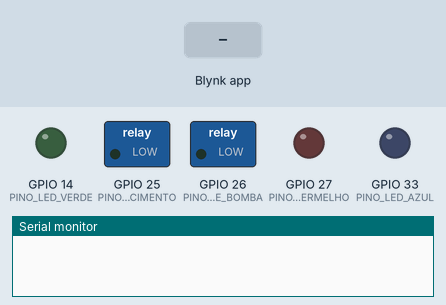
Simulated run of this sketch. Board: ESP32. Parts: switched loads named in the sketch (green lamp = pin HIGH), output pins drawn as LEDs (lit = HIGH), the last lines printed to the serial monitor. The test bench sets the inputs (shaded band). WiFi joins after 1.5 s; servers stay silent unless stated.

Above: at 3.0 s.
3.1 s: Blynk app writes 1 to V1
At 3.8 s:
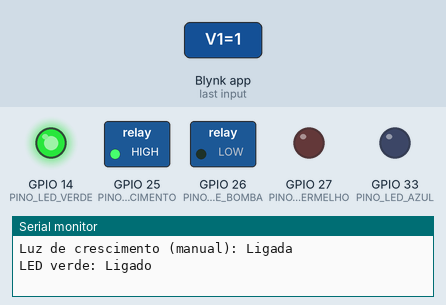
4.6 s: Blynk app writes 1 to V2
At 4.9 s:
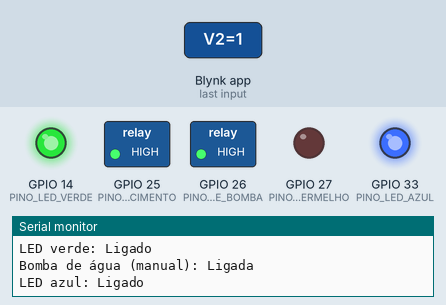
7.6 s: Blynk app writes 200 to V2
At 8.4 s:
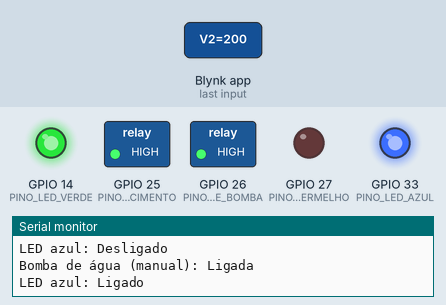
9.1 s: Blynk app writes 0 to V1
At 9.5 s:
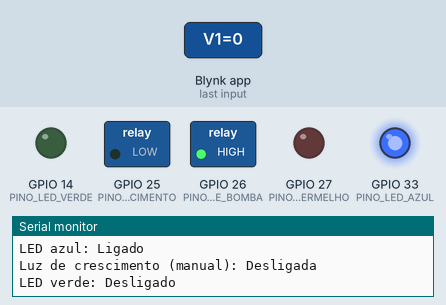
12.1 s: Blynk app writes 200 to V1
At 13.4 s:
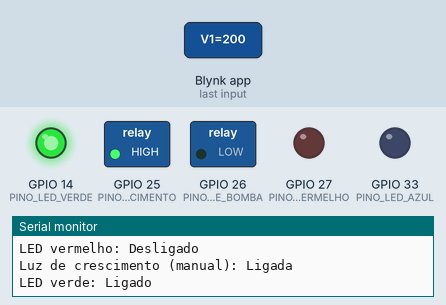
Timing chart, 0 to 14.6 s (numbered marks = the images above; inputs shaded):
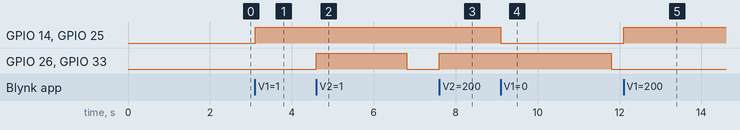

Measured:
- after the input at 3.1 s, GPIO 14 (PINO_LED_VERDE), GPIO 25 (PINO_RELE_LUZ_CRESCIMENTO): LOW → HIGH at once
- after the input at 4.6 s, GPIO 26 (PINO_RELE_BOMBA), GPIO 33 (PINO_LED_AZUL): LOW → HIGH at once, → LOW 2.2 s later
- after the input at 7.6 s, GPIO 26 (PINO_RELE_BOMBA), GPIO 33 (PINO_LED_AZUL): LOW → HIGH at once
- after the input at 9.1 s, GPIO 14 (PINO_LED_VERDE), GPIO 25 (PINO_RELE_LUZ_CRESCIMENTO): HIGH → LOW at once
- after the input at 12.1 s, GPIO 14 (PINO_LED_VERDE), GPIO 25 (PINO_RELE_LUZ_CRESCIMENTO): LOW → HIGH at once

The sketch:

simulado.ino
```cpp
#define BLYNK_TEMPLATE_ID "Preencher"
#define BLYNK_TEMPLATE_NAME "Preencher"
#define BLYNK_AUTH_TOKEN "Preencher"

#include <WiFi.h>
#include <BlynkSimpleEsp32.h>
#include <TimeLib.h>  // Adicionado para manipulação de data e hora

// Definições de configuração do WiFi e Blynk
char ssid[] = "Nome wifi";
char pass[] = "Senha wifi";
char auth[] = BLYNK_AUTH_TOKEN;

// Pinos dos sensores e atuadores
#define PINO_RELE_BOMBA 26
#define PINO_RELE_LUZ_CRESCIMENTO 25
#define PINO_LED_VERDE 14
#define PINO_LED_VERMELHO 27
#define PINO_LED_AZUL 33

// Variáveis de configuração
int umidadeMinima = 40;
int umidadeMaxima = 50; // Novo valor para desligamento da bomba
int horasLuzCrescimento = 14;
int alturaMaximaReservatorio = 50;
bool alertaReservatorioEnviado = false;

BlynkTimer timer;
int horaSimulada = 6; // Inicializar em 6h para simulação de horário
int umidadeAtual = 80; // Inicializa um valor fixo para simular a umidade do solo
int distanciaAtual = 25; // Inicializa um valor fixo para simular a distância do nível de água
bool bombaLigada = false;

// Função para verificar o nível de água do reservatório
void verificaNivelAgua() {
  if (bombaLigada) {
    distanciaAtual = max(0, distanciaAtual - 1); // Decresce a distância ao nível da água se a bomba estiver ligada
  }
  Blynk.virtualWrite(V3, distanciaAtual); // Envia o valor do nível do reservatório
  Serial.print("Distância ao nível de água (simulada): ");
  Serial.print(distanciaAtual);
  Serial.println(" cm");


  if (distanciaAtual < 20 && !alertaReservatorioEnviado) {
    Blynk.logEvent("nivel_baixo_reservatorio", "Atenção: O reservatório de água está vazio!");
    alertaReservatorioEnviado = true;
    digitalWrite(PINO_LED_VERMELHO, HIGH); // Acende o LED vermelho
    Serial.println("LED vermelho: Ligado");
  } else if (distanciaAtual >= 20) {
    alertaReservatorioEnviado = false;
    digitalWrite(PINO_LED_VERMELHO, LOW); // Apaga o LED vermelho
    Serial.println("LED vermelho: Desligado");
  }
}

// Função para monitorar a umidade do solo e ativar a bomba de água
void verificaUmidadeSolo() {
  if (!bombaLigada) {
    umidadeAtual = max(0, umidadeAtual - 1); // Decresce a umidade ao longo do tempo
  } else {
    umidadeAtual = min(100, umidadeAtual + 5); // Aumenta a umidade quando a bomba está ligada
  }
  Blynk.virtualWrite(V4, umidadeAtual); // Envia o valor da umidade do solo simulada
  Serial.print("Umidade do solo (simulada): ");
  Serial.println(umidadeAtual);


  if (umidadeAtual < umidadeMinima && !bombaLigada) {
    digitalWrite(PINO_RELE_BOMBA, HIGH);
    Serial.println("Bomba de água: Ligada");
    Blynk.logEvent("umidade_baixa", "A umidade do solo está baixa. Iniciando irrigação automática.");
    bombaLigada = true;
    digitalWrite(PINO_LED_AZUL, HIGH); // Acende o LED azul
    Serial.println("LED azul: Ligado");
  } else if (umidadeAtual >= umidadeMaxima && bombaLigada) {
    digitalWrite(PINO_RELE_BOMBA, LOW);
    Serial.println("Bomba de água: Desligada");
    bombaLigada = false;
    digitalWrite(PINO_LED_AZUL, LOW); // Apaga o LED azul
    Serial.println("LED azul: Desligado");
  }
}

// Função para controlar a luz de crescimento manualmente via Blynk
BLYNK_WRITE(V1) {
  int estadoLuzCrescimento = param.asInt();
  digitalWrite(PINO_RELE_LUZ_CRESCIMENTO, estadoLuzCrescimento);
  digitalWrite(PINO_LED_VERDE, estadoLuzCrescimento); // Controla o LED verde
  Serial.print("Luz de crescimento (manual): ");
  Serial.println(estadoLuzCrescimento ? "Ligada" : "Desligada");
  Serial.println(estadoLuzCrescimento ? "LED verde: Ligado" : "LED verde: Desligado");
}

// Função para controlar a bomba de água manualmente via Blynk
BLYNK_WRITE(V2) {
  int estadoBomba = param.asInt();
  digitalWrite(PINO_RELE_BOMBA, estadoBomba);
  digitalWrite(PINO_LED_AZUL, estadoBomba); // Controla o LED azul
  bombaLigada = estadoBomba;
  Serial.print("Bomba de água (manual): ");
  Serial.println(estadoBomba ? "Ligada" : "Desligada");
  Serial.println(estadoBomba ? "LED azul: Ligado" : "LED azul: Desligado");
}

// Função para controlar o horário da luz de crescimento
void controlaLuzCrescimento() {
  // Incrementar o horário simulado
  horaSimulada = (horaSimulada + 1) % 24;
  Serial.print("Hora simulada: ");
  Serial.println(horaSimulada);
  if (horaSimulada >= 6 && horaSimulada < (6 + horasLuzCrescimento)) {
    digitalWrite(PINO_RELE_LUZ_CRESCIMENTO, HIGH);
    Serial.println("Luz UV: Ligada");
    digitalWrite(PINO_LED_VERDE, HIGH); // Acende o LED verde
    Serial.println("LED verde: Ligado");
    Serial.println("Luz de crescimento (automática): Ligada");
    Blynk.virtualWrite(V1, 1); // Atualiza o estado da luz de crescimento no Blynk
  } else {
    digitalWrite(PINO_RELE_LUZ_CRESCIMENTO, LOW);
    Serial.println("Luz UV: Desligada");
    digitalWrite(PINO_LED_VERDE, LOW); // Apaga o LED verde
    Serial.println("LED verde: Desligado");
    Serial.println("Luz de crescimento (automática): Desligada");
    Blynk.virtualWrite(V1, 0); // Atualiza o estado da luz de crescimento no Blynk
  }
}

void setup() {
  Serial.begin(115200);

  pinMode(PINO_RELE_BOMBA, OUTPUT);
  pinMode(PINO_RELE_LUZ_CRESCIMENTO, OUTPUT);
  pinMode(PINO_LED_VERDE, OUTPUT);
  pinMode(PINO_LED_VERMELHO, OUTPUT);
  pinMode(PINO_LED_AZUL, OUTPUT);

  digitalWrite(PINO_RELE_BOMBA, LOW);
  digitalWrite(PINO_RELE_LUZ_CRESCIMENTO, LOW);
  digitalWrite(PINO_LED_VERDE, LOW);
  digitalWrite(PINO_LED_VERMELHO, LOW);
  digitalWrite(PINO_LED_AZUL, LOW);

  Blynk.begin(auth, ssid, pass);

  timer.setInterval(5000L, verificaUmidadeSolo); // Reduzi o intervalo para 5 segundos
  timer.setInterval(10000L, verificaNivelAgua); // Reduzi o intervalo para 10 segundos
  timer.setInterval(3600000L, controlaLuzCrescimento);
}

void loop() {
  if (WiFi.status() != WL_CONNECTED) {
    Serial.println("Conexão WiFi perdida, tentando reconectar...");
    WiFi.begin(ssid, pass);
    delay(1000);
  }

  // Atualizar os valores no Blynk no início do loop
  Blynk.virtualWrite(V3, map(distanciaAtual, alturaMaximaReservatorio, 0, 0, 50));
  Blynk.virtualWrite(V4, umidadeAtual);

  Blynk.run();
  timer.run();
}
```
